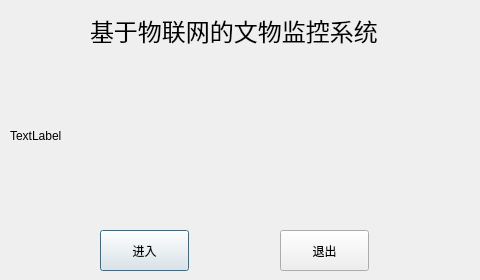
<?xml version="1.0" encoding="UTF-8"?>
<ui version="4.0">
 <class>jinru</class>
 <widget class="QDialog" name="jinru">
  <property name="geometry">
   <rect>
    <x>0</x>
    <y>0</y>
    <width>480</width>
    <height>280</height>
   </rect>
  </property>
  <property name="windowTitle">
   <string>Dialog</string>
  </property>
  <widget class="QPushButton" name="tbnjinru">
   <property name="geometry">
    <rect>
     <x>100</x>
     <y>230</y>
     <width>89</width>
     <height>41</height>
    </rect>
   </property>
   <property name="text">
    <string>进入</string>
   </property>
  </widget>
  <widget class="QPushButton" name="btntuichu">
   <property name="geometry">
    <rect>
     <x>280</x>
     <y>230</y>
     <width>89</width>
     <height>41</height>
    </rect>
   </property>
   <property name="text">
    <string>退出</string>
   </property>
  </widget>
  <widget class="QLabel" name="lbbackground">
   <property name="geometry">
    <rect>
     <x>10</x>
     <y>10</y>
     <width>471</width>
     <height>251</height>
    </rect>
   </property>
   <property name="frameShape">
    <enum>QFrame::NoFrame</enum>
   </property>
   <property name="text">
    <string>TextLabel</string>
   </property>
  </widget>
  <widget class="QLabel" name="lbtheme">
   <property name="geometry">
    <rect>
     <x>90</x>
     <y>10</y>
     <width>311</width>
     <height>41</height>
    </rect>
   </property>
   <property name="font">
    <font>
     <pointsize>18</pointsize>
    </font>
   </property>
   <property name="text">
    <string>基于物联网的文物监控系统</string>
   </property>
  </widget>
  <zorder>lbbackground</zorder>
  <zorder>tbnjinru</zorder>
  <zorder>btntuichu</zorder>
  <zorder>lbtheme</zorder>
 </widget>
 <resources/>
 <connections/>
</ui>
